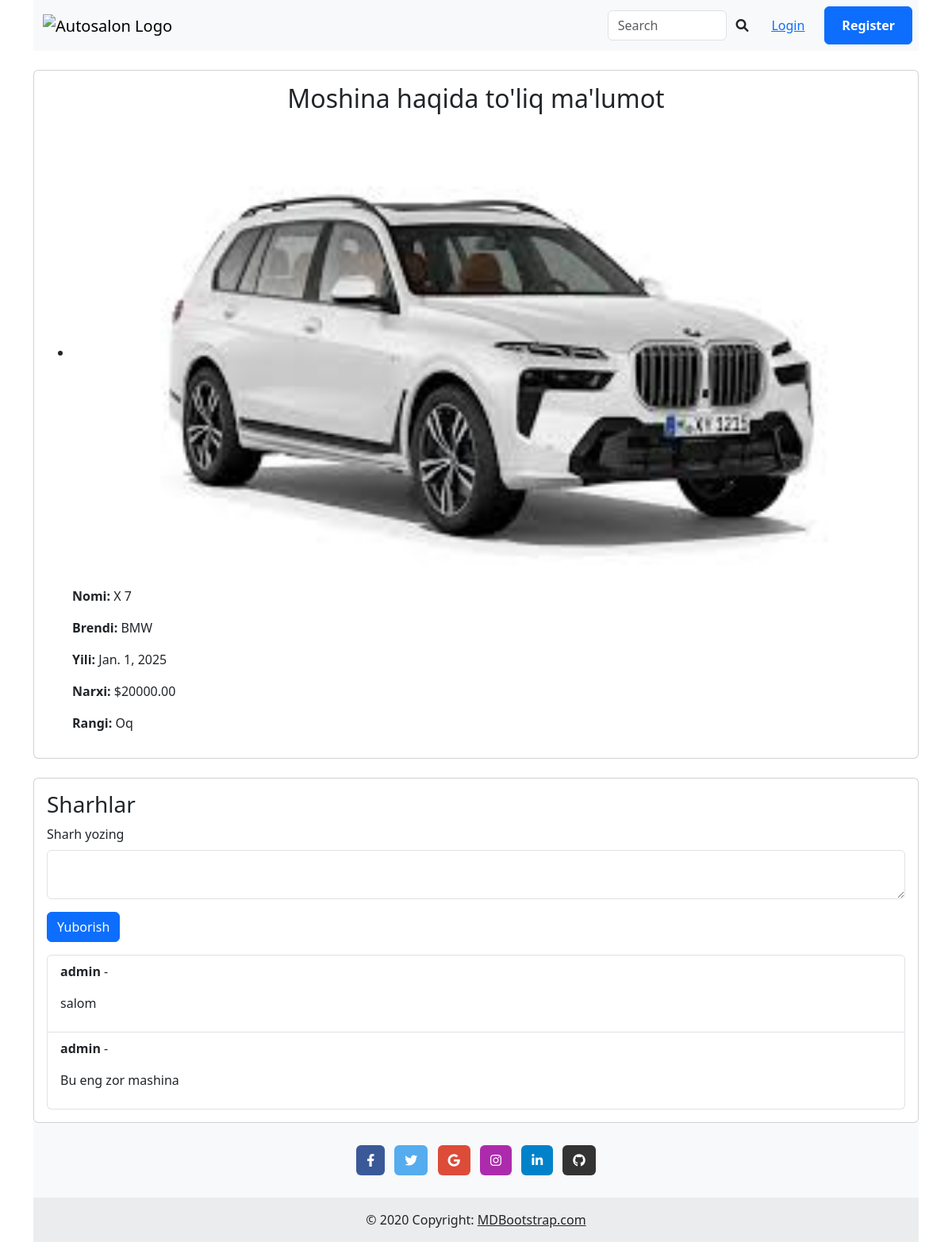
/car/1/, run on the app's committed database.
### main/models.py (models this page shows, shortened)
class Cars(models.Model):
    car_name = models.CharField(max_length=200, verbose_name="Model nomi ")
    brand = models.ForeignKey(Brands, on_delete=models.SET_NULL, null=True, verbose_name="Brand nomi")
    photo = models.ImageField(upload_to="new/photos/", null=True, blank=True, verbose_name="Moshinani rasmi")
    date = models.DateField(null=True, blank=True, verbose_name="Ishlab chirqarilgan vaqti")
    price = models.DecimalField(max_digits=10, decimal_places=2, verbose_name="Narxi")
    color = models.ForeignKey(Color, on_delete=models.SET_NULL, null=True)
    author = models.ForeignKey(User, on_delete=models.PROTECT)
    class  Meta:
        verbose_name_plural = "Moshinalar "
        verbose_name = "Moshina "

class Brands(models.Model):
    name = models.CharField(max_length=500, verbose_name="Brand nomi ")
    def __str__(self):
        return f" {self.name}"
    class  Meta:
        verbose_name_plural = "Brandlar "
        verbose_name = "Brand "

class Color(models.Model):
    color = models.CharField(max_length=100, verbose_name="Moshinaning rangi")
    def __str__(self):
        return f"{self.color}"

class Comment(models.Model):
    text = models.TextField(verbose_name="Dars haqida firkingizni qoldiring ")
    car = models.ForeignKey(Cars, on_delete=models.CASCADE)
    user = models.ForeignKey(User, on_delete=models.SET_NULL, null=True)
    created = models.DateTimeField(auto_now_add=True )

### main/views.py (the view, shortened to what this page needs)
# urls.py: path('car/<int:pk>/', CarDetailView.as_view(), name='car_detail'),
class CarDetailView(DetailView, FormView):
    model = Cars
    template_name = "car_detail.html"
    context_object_name = "car"
    form_class = CommentFrom
    def get_context_data(self, **kwargs):
        context = super().get_context_data(**kwargs)
        context["comments"] = Comment.objects.filter(car=self.object)
        return context

### main/form.py
class CommentFrom(forms.ModelForm):
    class Meta:
        model = Comment
        fields = ['text']
    text = forms.CharField(required=False)
    widgets = {
        'text': forms.TextInput(attrs={'class': 'form-control'}),
    }

### template/car_detail.html (shortened to what this page needs)
{% extends 'base.html' %}
{% block comment %}
<main>
    <div class="container">
        <div class="card mt-4">
            <div class="card-body">
                <h2 class="card-title text-center">Moshina haqida to'liq ma'lumot</h2>
                <ul>
                    <li>
                        <div class="text-center">
                            {% if car.photo %}
                                <img src="{{ car.photo.url }}" alt="{{ car.car_name }}" class="img-fluid w-100" style="max-height: 400; object-fit: cover;">
                            {% else %}
                                <p>Rasm mavjud emas</p>
                            {% endif %}
                        </div>
                        <p><b>Nomi:</b> {{ car.car_name }}</p>
                        <p><b>Brendi:</b> {{ car.brand }}</p>
                        <p><b>Yili:</b> {{ car.date }}</p>
                        <p><b>Narxi:</b> ${{ car.price }}</p>
                        <p><b>Rangi:</b> {{ car.color }}</p>
                    </li>
                </ul>
            </div>
        </div>
        <div class="card mt-4">
            <div class="card-body">
                <h3 class="card-title">Sharhlar</h3>
                <form method="post">
                    <div class="mb-3">
                        <label for="comment-text" class="form-label">Sharh yozing</label>
                        <textarea class="form-control" id="comment-text" name="text" required></textarea>
                    </div>
                    <button type="submit" class="btn btn-primary">Yuborish</button>
                </form>
                <ul class="list-group mt-3">
                    {% for comment in comments %}
                        <li class="list-group-item">
                            <p><b>{{ comment.user.username }}</b> - {{ comment.created_at|date:"Y-m-d H:i" }}</p>
                            <p>{{ comment.text }}</p>
                        </li>
                    {% empty %}
                        <p>🚗 Hozircha sharhlar yo‘q. Birinchi bo‘lib fikr bildiring!</p>
                    {% endfor %}
                </ul>
            </div>
        </div>
    </div>
</main>
{% endblock comment %}

### data on the page
Cars: photo (picture), car_name "X 7", brand "BMW", date "Jan. 1, 2025", price "20000.00", color "Oq"
Comment: user.username "admin", text "salom"
Comment: user.username "admin", text "Bu eng zor mashina"
